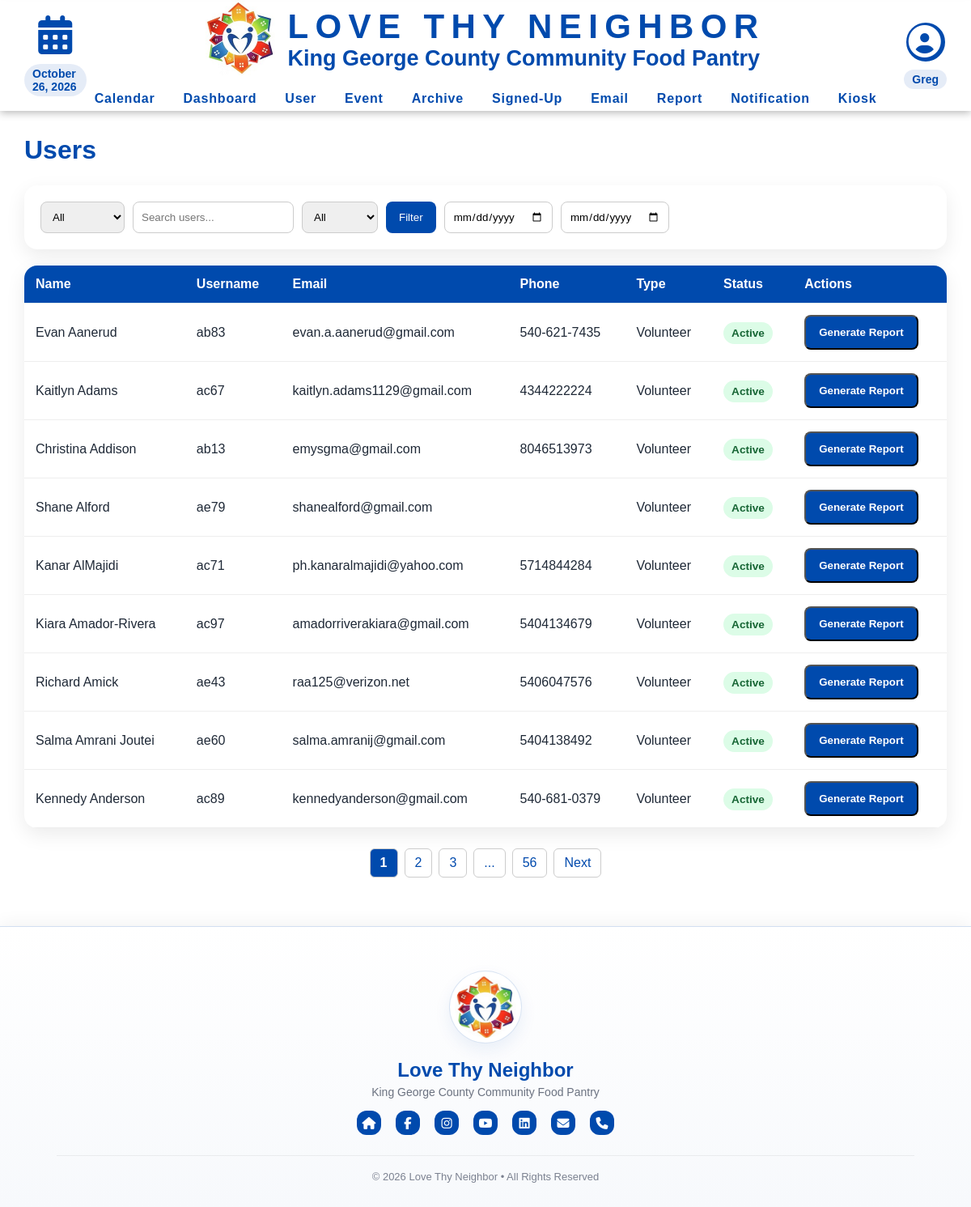
Screenshot of /serviceLetterReport.php (signed in) with the database file from the repository.
### tables this page shows
CREATE TABLE `dbpersons` (
  `id` varchar(256) NOT NULL,
  `first_name` text NOT NULL,
  `last_name` text,
  `phone_number` varchar(16) NOT NULL,
  `email` text,
  `email_prefs` enum('true','false') DEFAULT NULL,
  `birthday` text,
  `t-shirt_size` text,
  `state` varchar(2) DEFAULT NULL,
  `city` text,
  `street_address` text,
  `zip_code` text,
  `emergency_contact_first_name` text,
  `emergency_contact_phone` varchar(16) DEFAULT NULL,
  `emergency_contact_relation` text,
  `archived` tinyint(1) DEFAULT NULL,
  `password` text,
  `contact_num` varchar(255) DEFAULT 'n/a',
  `contact_method` text,
  `type` text,
  `status` text,
  `photo_release` tinyint(1) DEFAULT '0',
  `community_service` tinyint(1) DEFAULT '0',
  `notes` text,
  PRIMARY KEY (`id`)
);

### database/dbPersons.php (called while the page is built, shortened)
<?php
include_once('dbinfo.php');
function getUsersForViewPage($search = '', $limit = 10, $offset = 0, $search_by = 'all', $status = 'all', $event_id = '') {
    global $con;
    $search = trim($search);
    $limit  = (int)$limit;
    $offset = (int)$offset;
    $users  = [];
    $allowed_search_by = ['all', 'name', 'username', 'email', 'phone'];
    if ($status === 'active') {
        $archive_condition = "(archived = 0 OR archived IS NULL)";
    } elseif ($status === 'archived') {
        $archive_condition = "archived = 1";
    } else {
        $archive_condition = null;
    }
    if ($search === '') {
        $where = $archive_condition ? "WHERE $archive_condition" : '';
    }
    $join = '';
    $sql = "SELECT dbpersons.id, first_name, last_name, email, phone_number, `type`, archived
                FROM dbpersons
                $join
                $where
                ORDER BY last_name ASC, first_name ASC
                LIMIT $limit OFFSET $offset";
    $stmt = mysqli_prepare($con, $sql);
    mysqli_stmt_execute($stmt);
    $result = mysqli_stmt_get_result($stmt);
    while ($row = mysqli_fetch_assoc($result)) {
        $users[] = $row;
    }
    return $users;
}
function getUserCount($search = '', $search_by = 'all', $status = 'all', $event_id = '') {
    global $con;
    $search = trim($search);
    $allowed_search_by = ['all', 'name', 'username', 'email', 'phone'];
    if ($status === 'active') {
        $archive_condition = "(archived = 0 OR archived IS NULL)";
    } elseif ($status === 'archived') {
        $archive_condition = "archived = 1";
    } else {
        $archive_condition = null;
    }
    if ($search === '') {
        $where = $archive_condition ? "WHERE $archive_condition" : '';
    }
    $join = '';
    $stmt = mysqli_prepare($con, "SELECT COUNT(*) as total FROM dbpersons $join $where");
    mysqli_stmt_execute($stmt);
    $result = mysqli_stmt_get_result($stmt);
    $row = mysqli_fetch_assoc($result);
    return (int)$row['total'];
}

### serviceLetterReport.php (the view, shortened to what this page needs)
<?php
require_once('database/dbPersons.php');
$search = $_GET['search'] ?? '';
$search_by = $_GET['search_by'] ?? 'all';
$status = $_GET['status'] ?? 'all';
$per_page = 10;
$page = max(1, (int)($_GET['page'] ?? 1));
$offset = ($page - 1) * $per_page;
$sdate = $_GET['sdate'] ?? '';
$edate = $_GET['edate'] ?? '';
$event_date = $_GET['event_date'] ?? '';
$event_id   = $_GET['event_id'] ?? '';
$total_users = getUserCount($search, $search_by, $status, $event_id);
$total_pages = max(1, ceil($total_users / $per_page));
$users = getUsersForViewPage($search, $per_page, $offset, $search_by, $status, $event_id);
?>
<!DOCTYPE html>
<html lang="en">
<head>
<?php require_once('database/dbPersons.php'); ?>
<link rel="stylesheet" href="https://cdnjs.cloudflare.com/ajax/libs/font-awesome/6.5.0/css/all.min.css">
<link rel="stylesheet" href="css/layoutInfo.css">
</head>
<body>
<?php include('header.php'); ?>
<div class="page">
    <div class="main">
        <div class="page-header">
            <h1>Users</h1>
        </div>
        <div class="filter-card">
            <form class="filter-form" method="GET" action="serviceLetterReport.php">
                <select name="search_by">
                    <option value="all" <?php echo ($search_by === 'all' ? 'selected' : ''); ?>>All</option>
                </select>
                <input
                    type="text"
                    name="search"
                    placeholder="Search users..."
                    value="<?php echo htmlspecialchars($search); ?>"
                >
                <select name="status">
                    <option value="all" <?php echo ($status === 'all' ? 'selected' : ''); ?>>All</option>
                </select>
                <button type="submit">Filter</button>
                <input
                    type="date"
                    id="sdate"
                    name="sdate"
                    value="<?php echo htmlspecialchars($sdate); ?>"
                    min="2026-04-01"
                    required
                    onchange="this.form.submit()"
                >
                <input
                    type="date"
                    id="edate"
                    name="edate"
                    value="<?php echo htmlspecialchars($edate); ?>"
                    required
                    onchange="this.form.submit()"
                >
            </form>
        </div>
        <div class="table-card">
            <table>
                <thead>
                    <tr>
                        <th>Name</th>
                        <th>Username</th>
                        <th>Email</th>
                        <th>Phone</th>
                        <th>Type</th>
                        <th>Status</th>
                        <th>Actions</th>
                    </tr>
                </thead>
                <tbody>
                <?php if (!empty($users)): ?>
                    <?php foreach ($users as $user): ?>
                        <?php if ($user['id'] !== 'vmsroot' && $user['id'] !== 'vmsroot2'): ?>
                        <tr>
                            <td><?php echo htmlspecialchars($user['first_name'] . ' ' . $user['last_name']); ?></td>
                            <td><?php echo htmlspecialchars($user['id']); ?></td>
                            <td><?php echo htmlspecialchars($user['email']); ?></td>
                            <td><?php echo htmlspecialchars($user['phone_number']); ?></td>
                            <td><?php echo htmlspecialchars($user['type']); ?></td>
                            <td>
                                <?php if (!empty($user['archived']) && $user['archived'] == 1): ?>
                                    <span class="badge archived">Archived</span>
                                <?php else: ?>
                                    <span class="badge active">Active</span>
                                <?php endif; ?>
                            </td>
                            <td class="action">
                                <form method="GET" action="processServiceLetterReport.php" class="service-letter-action-form" onsubmit="return validateServiceLetterForm(this)">
                                    <button type="submit" class="report-btn">Generate Report</button>
                                </form>
                            </td>
                        </tr>
                        <?php endif; ?>
                    <?php endforeach; ?>
                <?php else: ?>
                    <tr>
                        <td colspan="7">No users found.</td>
                    </tr>
                <?php endif; ?>
                </tbody>
            </table>
        </div>
        <div class="pagination-container">
            <div class="pagination">
                <?php $window = 2; ?>
                <a href="?page=1&search=<?php echo urlencode($search); ?>&search_by=<?php echo $search_by; ?>&status=<?php echo $status; ?>&sdate=<?php echo urlencode($sdate); ?>&edate=<?php echo urlencode($edate); ?>&event_date=<?php echo urlencode($event_date); ?>&event_id=<?php echo urlencode($event_id); ?>"
                   class="page-btn <?php echo ($page == 1) ? 'active' : ''; ?>">1</a>
                <?php
                $start = max(2, $page - $window);
                $end = min($total_pages - 1, $page + $window);
                for ($i = $start; $i <= $end; $i++): ?>
                    <a href="?page=<?php echo $i; ?>&search=<?php echo urlencode($search); ?>&search_by=<?php echo $search_by; ?>&status=<?php echo $status; ?>&sdate=<?php echo urlencode($sdate); ?>&edate=<?php echo urlencode($edate); ?>&event_date=<?php echo urlencode($event_date); ?>&event_id=<?php echo urlencode($event_id); ?>"
                       class="page-btn <?php echo ($i == $page) ? 'active' : ''; ?>">
                        <?php echo $i; ?>
                    </a>
                <?php endfor; ?>
                <?php if ($page < $total_pages - ($window + 1)): ?>
                    <span class="page-btn">...</span>
                <?php endif; ?>
                <?php if ($total_pages > 1): ?>
                    <a href="?page=<?php echo $total_pages; ?>&search=<?php echo urlencode($search); ?>&search_by=<?php echo $search_by; ?>&status=<?php echo $status; ?>&sdate=<?php echo urlencode($sdate); ?>&edate=<?php echo urlencode($edate); ?>&event_date=<?php echo urlencode($event_date); ?>&event_id=<?php echo urlencode($event_id); ?>"
                       class="page-btn <?php echo ($page == $total_pages) ? 'active' : ''; ?>">
                        <?php echo $total_pages; ?>
                    </a>
                <?php endif; ?>
                <?php if ($page < $total_pages): ?>
                    <a href="?page=<?php echo $page + 1; ?>&search=<?php echo urlencode($search); ?>&search_by=<?php echo $search_by; ?>&status=<?php echo $status; ?>&sdate=<?php echo urlencode($sdate); ?>&edate=<?php echo urlencode($edate); ?>&event_date=<?php echo urlencode($event_date); ?>&event_id=<?php echo urlencode($event_id); ?>" class="page-btn">Next</a>
                <?php endif; ?>
            </div>
        </div>
    </div>
</div>
<?php include 'footer.php'; ?>
</body>
</html>

### css/layoutInfo.css (style rules this page uses)
* { box-sizing: border-box; margin: 0; padding: 0; font-family: Arial, sans-serif; }
body { background: #f4f7fb; color: #1f2937; }
.page { display: flex; min-height: 100vh; }
.main { flex: 1; padding: 30px; }
.page-header { display: flex; justify-content: space-between; align-items: center; margin-bottom: 25px; }
.page-header h1 { color: rgb(0, 74, 173); }
.filter-card { display: flex; gap: 16px; align-items: flex-start; background: white; padding: 20px; border-radius: 16px; box-shadow: 0 8px 24px rgba(0,0,0,0.08); margin-bottom: 20px; justify-content: flex-start; }
.filter-form { display: flex; gap: 10px; flex-wrap: wrap; }
.filter-form input, .filter-form select { padding: 10px; border-radius: 8px; border: 1px solid #ccc; }
.filter-form button { background: rgb(0, 74, 173); color: white; border: none; padding: 10px 16px; border-radius: 8px; cursor: pointer; }
.table-card { background: white; border-radius: 16px; overflow: hidden; box-shadow: 0 8px 24px rgba(0,0,0,0.08); }
table { width: 100%; border-collapse: collapse; }
thead { background: rgb(0, 74, 173); color: white; }
th, td { padding: 14px; border-bottom: 1px solid #eee; text-align: left; }
.badge { padding: 6px 10px; border-radius: 999px; font-size: 0.85rem; font-weight: bold; }
.active { background: #dcfce7; color: #166534; }
.pagination-container { width: 100%; display: flex; justify-content: center; margin-top: 25px; padding-bottom: 30px; }
.pagination { display: flex; gap: 8px; }
.page-btn { padding: 8px 12px; border-radius: 6px; border: 1px solid #ccc; text-decoration: none; color: rgb(0, 74, 173); background-color: white; }
.page-btn.active { background-color: rgb(0, 74, 173); color: white; font-weight: bold; }
.page { display: flex; min-height: auto; }
.report-btn { display: inline-block; text-align: center; text-decoration: none; background: rgb(0, 74, 173); color: white; padding: 12px 16px; border-radius: 8px; font-weight: bold; transition: 0.3s ease; }

### serviceLetterReport.php (style rules this page uses)
.service-letter-action-form { margin: 0; }
.service-letter-action-form .report-btn { display: inline-block; text-align: center; }

### footer.php (style rules this page uses)
html, body { height: 100%; margin: 0; font-family: Arial, sans-serif; }

### rows the page displays
dbpersons: first_name+last_name "Evan Aanerud", id "ab83", email "evan.a.aanerud@gmail.com", phone_number "540-621-7435", type "Volunteer", archived "Active"
dbpersons: first_name+last_name "Kaitlyn Adams", id "ac67", email "kaitlyn.adams1129@gmail.com", phone_number "4344222224", type "Volunteer", archived "Active"
dbpersons: first_name+last_name "Christina Addison", id "ab13", email "emysgma@gmail.com", phone_number "8046513973", type "Volunteer", archived "Active"
dbpersons: first_name+last_name "Shane Alford", id "ae79", email "shanealford@gmail.com", type "Volunteer", archived "Active"
dbpersons: first_name+last_name "Kanar AlMajidi", id "ac71", email "ph.kanaralmajidi@yahoo.com", phone_number "5714844284", type "Volunteer", archived "Active"
dbpersons: first_name+last_name "Kiara Amador-Rivera", id "ac97", email "amadorriverakiara@gmail.com", phone_number "5404134679", type "Volunteer", archived "Active"
dbpersons: first_name+last_name "Richard Amick", id "ae43", email "raa125@verizon.net", phone_number "5406047576", type "Volunteer", archived "Active"
dbpersons: first_name+last_name "Salma Amrani Joutei", id "ae60", email "salma.amranij@gmail.com", phone_number "5404138492", type "Volunteer", archived "Active"
dbpersons: first_name+last_name "Kennedy Anderson", id "ac89", email "kennedyanderson@gmail.com", phone_number "540-681-0379", type "Volunteer", archived "Active"

### other values shown
$firstName "Greg"
$total_pages "56"
